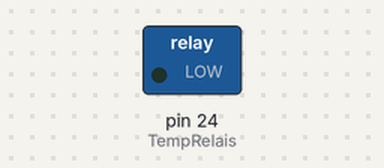
The program below on a simulated Raspberry Pi (header pin numbers), started with the argument solar. Parts: switched loads named in the program (green lamp = pin HIGH). Pins used as bus, display or sensor lines are not drawn; what the program prints to the terminal is not drawn. At 0.2 s the program stops and its outputs stay as they are.

Above: at 0.3 s.
Timing chart, 0 to 1.7 s (numbered marks = the images above):
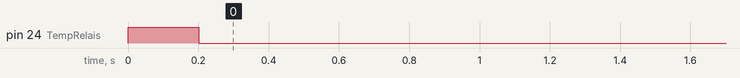

The program:

analog.py
```python
import time
import RPi.GPIO as GPIO
import sys
try:
    GPIO.setmode(GPIO.BOARD)
    GPIO.setwarnings(False)
    HIGH = True  # HIGH-Pegel
    LOW  = False # LOW-Pegel

    # Funktionsdefinition
    def readAnalogData(adcChannel, SCLKPin, MOSIPin, MISOPin, CSPin):
        # Pegel vorbereiten
        GPIO.output(CSPin,   HIGH)
        GPIO.output(CSPin,   LOW)
        GPIO.output(SCLKPin, LOW)

        sendcmd = adcChannel
        sendcmd |= 0b00011000 # Entspricht 0x18 (1:Startbit, 1:Single/ended)

    # Senden der Bitkombination (Es finden nur 5 Bits Beruecksichtigung)
        for i in range(5):
            if (sendcmd & 0x10): # (Bit an Position 4 pruefen. Zaehlung beginnt bei 0)
                GPIO.output(MOSIPin, HIGH)
            else:
                GPIO.output(MOSIPin, LOW)
            # Negative Flanke des Clocksignals generieren
            GPIO.output(SCLKPin, HIGH)
            GPIO.output(SCLKPin, LOW)
            sendcmd <<= 1 # Bitfolge eine Position nach links schieben

        # Empfangen der Daten des ADC
        adcvalue = 0 # Ruecksetzen des gelesenen Wertes
        for i in range(13):
            GPIO.output(SCLKPin, HIGH)
            GPIO.output(SCLKPin, LOW)
            # print GPIO.input(MISOPin)
            adcvalue <<= 1 # 1 Postition nach links schieben
            if(GPIO.input(MISOPin)):
                adcvalue |= 0x01
        time.sleep(0.1)
        # print convert(adcvalue)
        return adcvalue

    def convert(adcvalue):
        # Berechnung Wert je Grad Celsius unter der Annahme dass der Widderstandsverlauf Linear ist
        # Gemessen wurden dass bei 0 Grad C = 1000 Ohm ein Wert von 138 ankommt
        # Bei 253 C = 1950 Ohm sind es 3863
        # Differenz 3863 - 138 = 3725
        GradJeWert = 253.0/3725.0
        Grad = GradJeWert * (adcvalue - 138) # 138 muessen abgezogen werden da 0 Grad ja dden Wert 138 haben
        return Grad


    # Variablendefinition
    ADC_Channel = 0  # Analog/Digital-Channel
    SCLK        = 12 # Serial-Clock
    MOSI        = 18 # Master-Out-Slave-In
    MISO        = 16 # Master-In-Slave-Out
    CS          = 22 # Chip-Select
    TempRelais  = 24 # Um zwischen Solar und Abgas umzuschalten

    # Pin-Programmierung
    GPIO.setup(SCLK, GPIO.OUT)
    GPIO.setup(MOSI, GPIO.OUT)
    GPIO.setup(MISO, GPIO.IN)
    GPIO.setup(CS,   GPIO.OUT)
    GPIO.setup(TempRelais,   GPIO.OUT)
    GPIO.output(TempRelais, LOW)
#    print "warten auf LOW"

    if not sys.argv[1] == "solar":
#        print "x hat den Wert 1"
    #else:
     #   print "x hat den Wert 2"
#    while True:
        time.sleep(0.5)
#        print "Abgas:"
        dummy = readAnalogData(ADC_Channel, SCLK, MOSI, MISO, CS)
#        print dummy
        new = convert(dummy)
        print new
    #Hier AEndern auf HIGH
#    sys.exit()
    else:
        GPIO.output(TempRelais, HIGH)
        time.sleep(0.1)
#        print "###############################"
#        print "Solar:"
        dummy = readAnalogData(ADC_Channel, SCLK, MOSI, MISO, CS)
#        print dummy
        new = convert(dummy)
        print new
        GPIO.output(TempRelais, LOW);


except KeyboardInterrupt:
    GPIO.cleanup()
```
